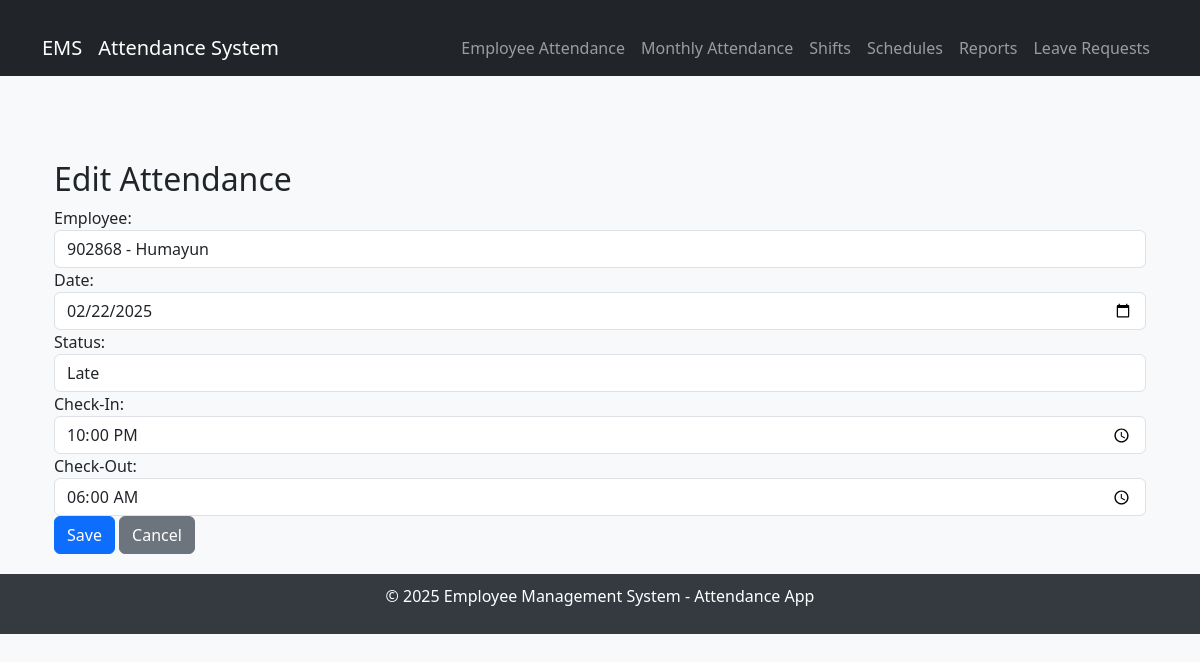
The page /attendance/2/edit/ on the database its author committed.
### attendance/models.py (models this page shows, shortened)
class Attendance(models.Model):
    STATUS_CHOICES = [
        ('Present', 'Present'),
        ('Absent', 'Absent'),
        ('Late', 'Late'),
        ('Leave', 'Leave'),
    ]
    employee = models.ForeignKey(Employee, on_delete=models.CASCADE, related_name="attendance_records")
    date = models.DateField(default=date.today)
    status = models.CharField(max_length=10, choices=STATUS_CHOICES, default='Absent')
    check_in = models.TimeField(null=True, blank=True)
    check_out = models.TimeField(null=True, blank=True)

### employees/models.py (models this page shows)
class Employee(models.Model):
    user = models.OneToOneField(User, on_delete=models.CASCADE, null=True, blank=True)
    employee_id = models.CharField(max_length=20)
    name = models.CharField(max_length=255)
    join_date = models.DateField()
    date_of_birth = models.DateField()
    floor = models.ForeignKey(Floor, on_delete=models.SET_NULL, null=True)
    department = models.ForeignKey(Department, on_delete=models.SET_NULL, null=True)
    position = models.ForeignKey(Position, on_delete=models.SET_NULL, null=True)
    salary = models.ForeignKey(Salary, on_delete=models.SET_NULL, null=True)
    def __str__(self):
        return f"{self.employee_id} - {self.name}"

### attendance/views.py (the view)
# urls.py: path('<int:pk>/edit/', attendance_update, name='attendance_update'),
def attendance_update(request, pk):
    attendance = get_object_or_404(Attendance, pk=pk)
    if request.method == "POST":
        form = AttendanceForm(request.POST, instance=attendance)
        if form.is_valid():
            form.save()
            messages.success(request, "Attendance record updated successfully!")
            return redirect('attendance_list')
    else:
        form = AttendanceForm(instance=attendance)
    return render(request, 'attendance/attendance_track/attendance_form.html', {'form': form})

### attendance/forms.py (shortened to what this page needs)
class AttendanceForm(forms.ModelForm):
    class Meta:
        model = Attendance
        fields = ['employee', 'date', 'status', 'check_in', 'check_out']
        widgets = {
            'date': forms.DateInput(attrs={'class': 'form-control', 'type': 'date', 'placeholder': 'Select Date'}),
            'check_in': forms.TimeInput(attrs={'class': 'form-control', 'type': 'time', 'placeholder': 'Check-in Time'}),
            'check_out': forms.TimeInput(attrs={'class': 'form-control', 'type': 'time', 'placeholder': 'Check-out Time'}),
            'status': forms.Select(attrs={'class': 'form-control'}),
            'employee': forms.Select(attrs={'class': 'form-control'}),
        }

### attendance/templates/attendance/attendance_track/attendance_form.html (shortened to what this page needs)
{% extends "attendance/base.html" %}
{% block content %}
<div class="container mt-4">
    <h2>{{ form.instance.id|yesno:"Edit Attendance,Add Attendance" }}</h2>
    <form method="post">
        <div class="form-group">
            <label for="employee">Employee:</label>
            {{ form.employee }}
        </div>
        <div class="form-group">
            <label for="date">Date:</label>
            {{ form.date }}
        </div>
        <div class="form-group">
            <label for="status">Status:</label>
            {{ form.status }}
        </div>
        <div class="form-group">
            <label for="check_in">Check-In:</label>
            {{ form.check_in }}
        </div>
        <div class="form-group">
            <label for="check_out">Check-Out:</label>
            {{ form.check_out }}
        </div>
        <button type="submit" class="btn btn-primary">Save</button>
        <a href="{% url 'attendance_list' %}" class="btn btn-secondary">Cancel</a>
    </form>
</div>
{% endblock %}

### attendance/templates/attendance/base.html (style rules this page uses)
body { background-color: #f8f9fa; }
.container { padding-top: 20px; }

### rows shown on the page
Attendance: instance.id "Edit Attendance", date "02/22/2025", status "Late", check_in "22:00:00", check_out "06:00:00"
Employee: employee "902868 - Humayun"
